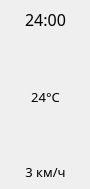
             <widget class="QWidget" name="widgetLittle6" native="true">
              <property name="minimumSize">
               <size>
                <width>90</width>
                <height>189</height>
               </size>
              </property>
              <property name="maximumSize">
               <size>
                <width>90</width>
                <height>189</height>
               </size>
              </property>
              <property name="styleSheet">
               <string notr="true"/>
              </property>
              <widget class="QWidget" name="layoutWidget_9">
               <property name="geometry">
                <rect>
                 <x>0</x>
                 <y>0</y>
                 <width>91</width>
                 <height>191</height>
                </rect>
               </property>
               <layout class="QVBoxLayout" name="verticalLayout_26">
                <property name="spacing">
                 <number>0</number>
                </property>
                <property name="sizeConstraint">
                 <enum>QLayout::SetDefaultConstraint</enum>
                </property>
                <item>
                 <layout class="QHBoxLayout" name="horizontalLayout_98">
                  <property name="spacing">
                   <number>0</number>
                  </property>
                  <property name="sizeConstraint">
                   <enum>QLayout::SetDefaultConstraint</enum>
                  </property>
                  <item>
                   <spacer name="horizontalSpacer_46">
                    <property name="orientation">
                     <enum>Qt::Horizontal</enum>
                    </property>
                    <property name="sizeHint" stdset="0">
                     <size>
                      <width>40</width>
                      <height>20</height>
                     </size>
                    </property>
                   </spacer>
                  </item>
                  <item>
                   <widget class="QLabel" name="todayForecastTime6">
                    <property name="minimumSize">
                     <size>
                      <width>0</width>
                      <height>0</height>
                     </size>
                    </property>
                    <property name="maximumSize">
                     <size>
                      <width>70</width>
                      <height>16777215</height>
                     </size>
                    </property>
                    <property name="font">
                     <font>
                      <family>Segoe UI Semilight</family>
                      <pointsize>12</pointsize>
                      <bold>false</bold>
                     </font>
                    </property>
                    <property name="text">
                     <string>24:00</string>
                    </property>
                    <property name="alignment">
                     <set>Qt::AlignCenter</set>
                    </property>
                   </widget>
                  </item>
                  <item>
                   <spacer name="horizontalSpacer_47">
                    <property name="orientation">
                     <enum>Qt::Horizontal</enum>
                    </property>
                    <property name="sizeHint" stdset="0">
                     <size>
                      <width>40</width>
                      <height>20</height>
                     </size>
                    </property>
                   </spacer>
                  </item>
                 </layout>
                </item>
                <item>
                 <layout class="QHBoxLayout" name="horizontalLayout_99">
                  <property name="spacing">
                   <number>0</number>
                  </property>
                  <property name="sizeConstraint">
                   <enum>QLayout::SetDefaultConstraint</enum>
                  </property>
                  <item>
                   <spacer name="horizontalSpacer_170">
                    <property name="orientation">
                     <enum>Qt::Horizontal</enum>
                    </property>
                    <property name="sizeHint" stdset="0">
                     <size>
                      <width>40</width>
                      <height>20</height>
                     </size>
                    </property>
                   </spacer>
                  </item>
                  <item>
                   <widget class="QLabel" name="todayForecastImg6">
                    <property name="minimumSize">
                     <size>
                      <width>40</width>
                      <height>40</height>
                     </size>
                    </property>
                    <property name="maximumSize">
                     <size>
                      <width>40</width>
                      <height>40</height>
                     </size>
                    </property>
                    <property name="text">
                     <string/>
                    </property>
                    <property name="pixmap">
                     <pixmap resource="resources.qrc">:/resources/images/main/sunny.png</pixmap>
                    </property>
                    <property name="alignment">
                     <set>Qt::AlignCenter</set>
                    </property>
                   </widget>
                  </item>
                  <item>
                   <spacer name="horizontalSpacer_171">
                    <property name="orientation">
                     <enum>Qt::Horizontal</enum>
                    </property>
                    <property name="sizeHint" stdset="0">
                     <size>
                      <width>40</width>
                      <height>20</height>
                     </size>
                    </property>
                   </spacer>
                  </item>
                 </layout>
                </item>
                <item>
                 <layout class="QHBoxLayout" name="horizontalLayout_100">
                  <property name="spacing">
                   <number>0</number>
                  </property>
                  <property name="sizeConstraint">
                   <enum>QLayout::SetDefaultConstraint</enum>
                  </property>
                  <item>
                   <spacer name="horizontalSpacer_172">
                    <property name="orientation">
                     <enum>Qt::Horizontal</enum>
                    </property>
                    <property name="sizeHint" stdset="0">
                     <size>
                      <width>40</width>
                      <height>20</height>
                     </size>
                    </property>
                   </spacer>
                  </item>
                  <item>
                   <widget class="QLabel" name="todayForecastTemp6">
                    <property name="minimumSize">
                     <size>
                      <width>0</width>
                      <height>0</height>
                     </size>
                    </property>
                    <property name="maximumSize">
                     <size>
                      <width>50</width>
                      <height>16777215</height>
                     </size>
                    </property>
                    <property name="font">
                     <font>
                      <family>Segoe UI Light</family>
                      <pointsize>10</pointsize>
                      <bold>false</bold>
                     </font>
                    </property>
                    <property name="text">
                     <string>24°C</string>
                    </property>
                    <property name="alignment">
                     <set>Qt::AlignCenter</set>
                    </property>
                   </widget>
                  </item>
                  <item>
                   <spacer name="horizontalSpacer_173">
                    <property name="orientation">
                     <enum>Qt::Horizontal</enum>
                    </property>
                    <property name="sizeHint" stdset="0">
                     <size>
                      <width>40</width>
                      <height>20</height>
                     </size>
                    </property>
                   </spacer>
                  </item>
                 </layout>
                </item>
                <item>
                 <layout class="QHBoxLayout" name="horizontalLayout_101">
                  <property name="spacing">
                   <number>0</number>
                  </property>
                  <property name="sizeConstraint">
                   <enum>QLayout::SetDefaultConstraint</enum>
                  </property>
                  <item>
                   <spacer name="horizontalSpacer_174">
                    <property name="orientation">
                     <enum>Qt::Horizontal</enum>
                    </property>
                    <property name="sizeHint" stdset="0">
                     <size>
                      <width>40</width>
                      <height>20</height>
                     </size>
                    </property>
                   </spacer>
                  </item>
                  <item>
                   <widget class="QLabel" name="todayForecastWind6">
                    <property name="minimumSize">
                     <size>
                      <width>40</width>
                      <height>30</height>
                     </size>
                    </property>
                    <property name="maximumSize">
                     <size>
                      <width>40</width>
                      <height>40</height>
                     </size>
                    </property>
                    <property name="text">
                     <string/>
                    </property>
                    <property name="pixmap">
                     <pixmap resource="resources.qrc">:/resources/images/navigation.png</pixmap>
                    </property>
                    <property name="scaledContents">
                     <bool>false</bool>
                    </property>
                    <property name="alignment">
                     <set>Qt::AlignCenter</set>
                    </property>
                   </widget>
                  </item>
                  <item>
                   <spacer name="horizontalSpacer_175">
                    <property name="orientation">
                     <enum>Qt::Horizontal</enum>
                    </property>
                    <property name="sizeHint" stdset="0">
                     <size>
                      <width>40</width>
                      <height>20</height>
                     </size>
                    </property>
                   </spacer>
                  </item>
                 </layout>
                </item>
                <item>
                 <layout class="QHBoxLayout" name="horizontalLayout_102">
                  <property name="spacing">
                   <number>0</number>
                  </property>
                  <property name="sizeConstraint">
                   <enum>QLayout::SetDefaultConstraint</enum>
                  </property>
                  <item>
                   <spacer name="horizontalSpacer_176">
                    <property name="orientation">
                     <enum>Qt::Horizontal</enum>
                    </property>
                    <property name="sizeHint" stdset="0">
                     <size>
                      <width>40</width>
                      <height>20</height>
                     </size>
                    </property>
                   </spacer>
                  </item>
                  <item>
                   <widget class="QLabel" name="todayForecastWindSpeed6">
                    <property name="minimumSize">
                     <size>
                      <width>0</width>
                      <height>0</height>
                     </size>
                    </property>
                    <property name="maximumSize">
                     <size>
                      <width>60</width>
                      <height>16777215</height>
                     </size>
                    </property>
                    <property name="font">
                     <font>
                      <family>Segoe UI Light</family>
                      <pointsize>10</pointsize>
                      <bold>false</bold>
                     </font>
                    </property>
                    <property name="text">
                     <string>3 км/ч</string>
                    </property>
                    <property name="alignment">
                     <set>Qt::AlignCenter</set>
                    </property>
                   </widget>
                  </item>
                  <item>
                   <spacer name="horizontalSpacer_177">
                    <property name="orientation">
                     <enum>Qt::Horizontal</enum>
                    </property>
                    <property name="sizeHint" stdset="0">
                     <size>
                      <width>40</width>
                      <height>20</height>
                     </size>
                    </property>
                   </spacer>
                  </item>
                 </layout>
                </item>
               </layout>
              </widget>
             </widget>
